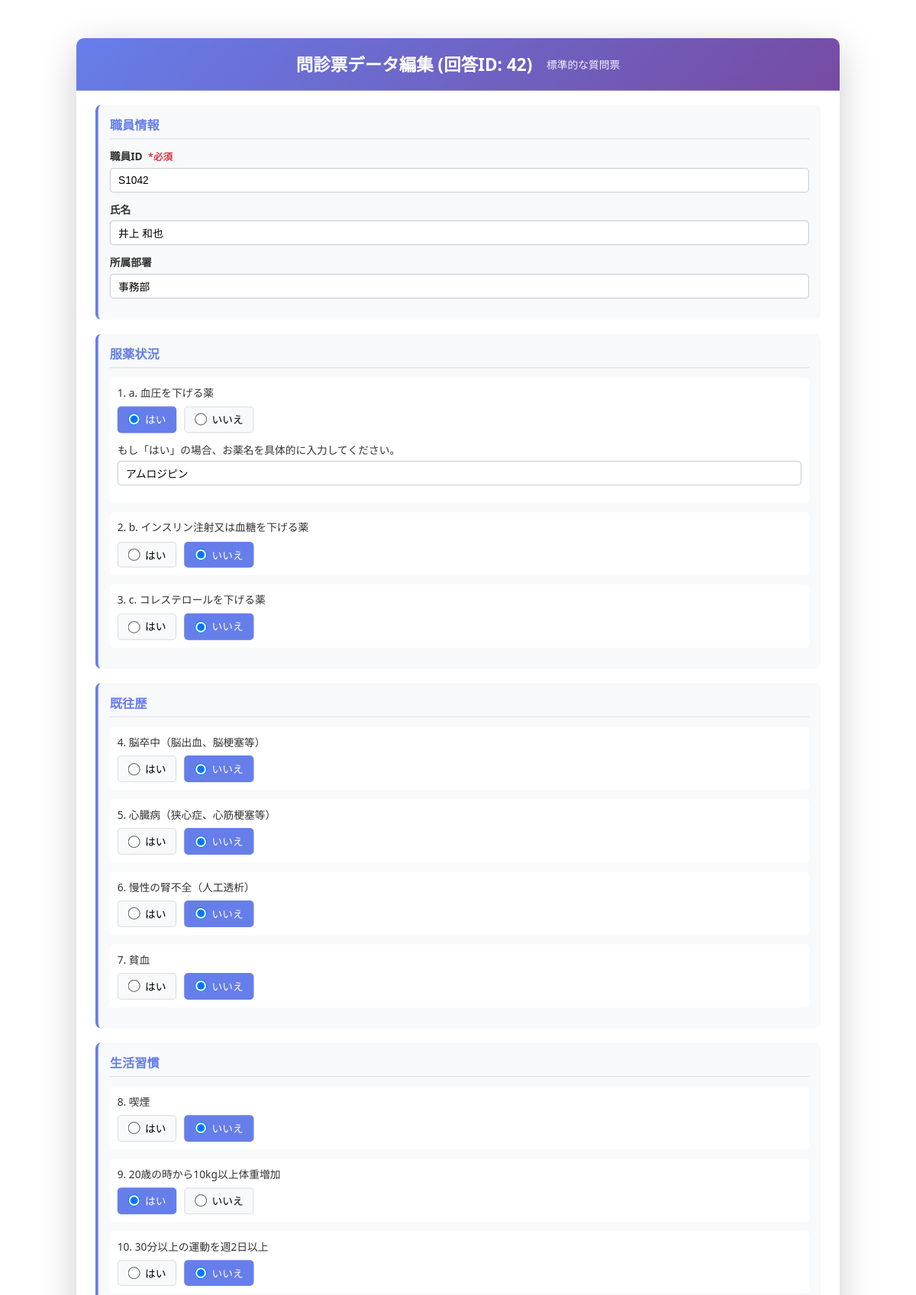
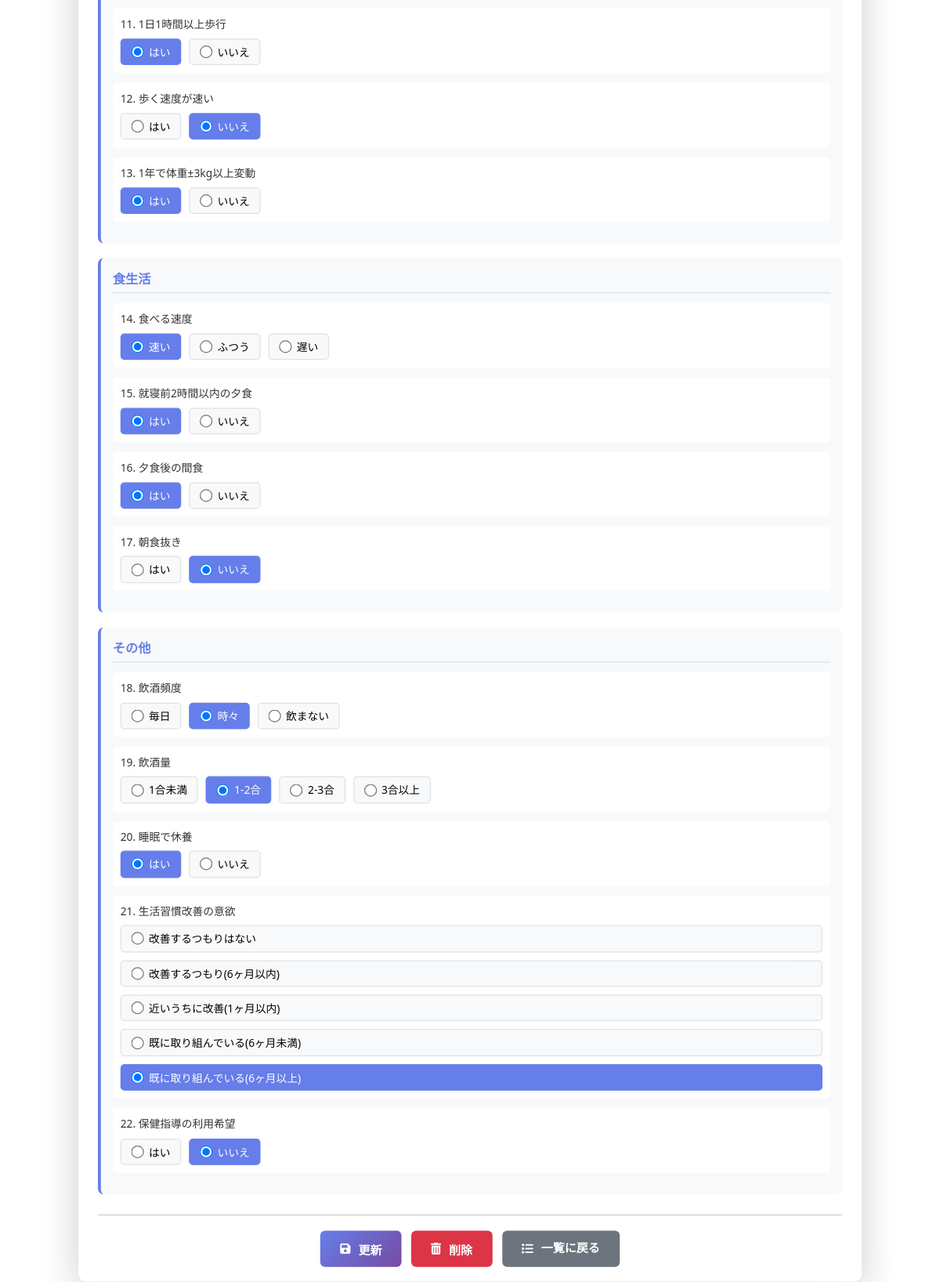
Screenshot of /kenshin/admin_index.php?id=42 (signed in) with the database file from the repository (2 pictures, top to bottom).
### tables this page shows
CREATE TABLE IF NOT EXISTS questionnaire_responses (
    response_id INT AUTO_INCREMENT PRIMARY KEY,
    staff_id VARCHAR(50) NOT NULL,
    staff_name VARCHAR(100),
    department VARCHAR(100),
    
     
    q1_blood_pressure_med TINYINT COMMENT '1:はい, 2:いいえ',
    q1_medicine_name VARCHAR(255) COMMENT 'Q1の具体的な薬名',
    q2_insulin_med TINYINT COMMENT '1:はい, 2:いいえ',
    q2_medicine_name VARCHAR(255) COMMENT 'Q2の具体的な薬名',
    q3_cholesterol_med TINYINT COMMENT '1:はい, 2:いいえ',
    q3_medicine_name VARCHAR(255) COMMENT 'Q3の具体的な薬名',
    
     
    q4_stroke TINYINT COMMENT '1:はい, 2:いいえ',
    q5_heart_disease TINYINT COMMENT '1:はい, 2:いいえ',
    q6_kidney_failure TINYINT COMMENT '1:はい, 2:いいえ',
    q7_anemia TINYINT COMMENT '1:はい, 2:いいえ',
    
     
    q8_smoking TINYINT COMMENT '1:はい, 2:いいえ',
    q9_weight_gain TINYINT COMMENT '1:はい, 2:いいえ',
    q10_exercise TINYINT COMMENT '1:はい, 2:いいえ',
    q11_walking TINYINT COMMENT '1:はい, 2:いいえ',
    q12_walking_speed TINYINT COMMENT '1:はい, 2:いいえ',
    q13_weight_change TINYINT COMMENT '1:はい, 2:いいえ',
    
     
    q14_eating_speed TINYINT COMMENT '1:速い, 2:ふつう, 3:遅い',
    q15_dinner_before_bed TINYINT COMMENT '1:はい, 2:いいえ',
    q16_snack_after_dinner TINYINT COMMENT '1:はい, 2:いいえ',
    q17_skip_breakfast TINYINT COMMENT '1:はい, 2:いいえ',
    
     
    q18_alcohol_frequency TINYINT COMMENT '1:毎日, 2:時々, 3:ほとんど飲まない',
    q19_alcohol_amount TINYINT COMMENT '1:1合未満, 2:1-2合未満, 3:2-3合未満, 4:3合以上',
    
     
    q20_sleep TINYINT COMMENT '1:はい, 2:いいえ',
    
     
    q21_improvement_intention TINYINT COMMENT '1-5',
    q22_guidance_use TINYINT COMMENT '1:はい, 2:いいえ',
    
    submitted_at TIMESTAMP DEFAULT CURRENT_TIMESTAMP,
    updated_at TIMESTAMP DEFAULT CURRENT_TIMESTAMP ON UPDATE CURRENT_TIMESTAMP,
    
    INDEX idx_staff_id (staff_id),
    INDEX idx_submitted_at (submitted_at)
);

### kenshin/admin_index.php (the view, shortened to what the rows shown need)
<?php
$db_host = 'localhost';
$db_name = 'monshin';
$db_user = 'root';
$db_pass = '';
try {
    $pdo = new PDO("mysql:host=$db_host;dbname=$db_name;charset=utf8mb4", $db_user, $db_pass);
    $pdo->setAttribute(PDO::ATTR_ERRMODE, PDO::ERRMODE_EXCEPTION);
} catch(PDOException $e) {
    die("データベース接続エラー: " . $e->getMessage());
}
$response = null;
$response_id = $_GET['id'] ?? $_POST['response_id'] ?? null;
try {
    $stmt = $pdo->prepare("SELECT * FROM questionnaire_responses WHERE response_id = :id");
    $stmt->execute([':id' => $response_id]);
    $response = $stmt->fetch(PDO::FETCH_ASSOC);
} catch(PDOException $e) {
    die("データ取得エラー: " . $e->getMessage());
}
?>
<!DOCTYPE html>
<html lang="ja">
<head>
    <link rel="stylesheet" href="style.css">
    <link rel="stylesheet" href="https://cdnjs.cloudflare.com/ajax/libs/font-awesome/6.0.0-beta3/css/all.min.css">
</head>
<body>
    <div class="container">
        <header class="header">
            <h1>問診票データ編集 (回答ID: <?php echo htmlspecialchars($response['response_id']); ?>)</h1>
            <p class="subtitle">標準的な質問票</p>
        </header>
        <form method="POST" action="" class="questionnaire-form" id="questionnaireForm">
            <div class="section">
                <h2>職員情報</h2>
                <div class="form-group">
                    <label for="staff_id">職員ID <span class="required">*必須</span></label>
                    <input type="text" id="staff_id" name="staff_id" value="<?php echo htmlspecialchars($response['staff_id']); ?>" required>
                </div>
                <div class="form-group">
                    <label for="staff_name">氏名</label>
                    <input type="text" id="staff_name" name="staff_name" value="<?php echo htmlspecialchars($response['staff_name']); ?>">
                </div>
                <div class="form-group">
                    <label for="department">所属部署</label>
                    <input type="text" id="department" name="department" value="<?php echo htmlspecialchars($response['department']); ?>">
                </div>
            </div>
            <div class="section">
                <h2>服薬状況</h2>
                <div class="question">
                    <div class="radio-group">
                        <label><input type="radio" name="q1" value="1" <?php if($response['q1_blood_pressure_med'] == 1) echo 'checked'; ?> required> はい</label>
                        <label><input type="radio" name="q1" value="2" <?php if($response['q1_blood_pressure_med'] == 2) echo 'checked'; ?>> いいえ</label>
                    </div>
                    <div class="form-group" id="q1_medicine_name_group" style="display: none; margin-top: 10px;">
                        <label for="q1_medicine_name" style="font-weight: normal;">もし「はい」の場合、お薬名を具体的に入力してください。</label>
                        <input type="text" id="q1_medicine_name" name="q1_medicine_name" value="<?php echo htmlspecialchars($response['q1_medicine_name']); ?>" placeholder="例：アムロジピン">
                    </div>
                </div>
                <div class="question">
                    <div class="radio-group">
                        <label><input type="radio" name="q2" value="1" <?php if($response['q2_insulin_med'] == 1) echo 'checked'; ?> required> はい</label>
                        <label><input type="radio" name="q2" value="2" <?php if($response['q2_insulin_med'] == 2) echo 'checked'; ?>> いいえ</label>
                    </div>
                </div>
                <div class="question">
                    <div class="radio-group">
                        <label><input type="radio" name="q3" value="1" <?php if($response['q3_cholesterol_med'] == 1) echo 'checked'; ?> required> はい</label>
                        <label><input type="radio" name="q3" value="2" <?php if($response['q3_cholesterol_med'] == 2) echo 'checked'; ?>> いいえ</label>
                    </div>
                </div>
            </div>
            <div class="section">
                <h2>既往歴</h2>
                <div class="question">
                    <div class="radio-group">
                        <label><input type="radio" name="q4" value="1" <?php if($response['q4_stroke'] == 1) echo 'checked'; ?> required> はい</label>
                        <label><input type="radio" name="q4" value="2" <?php if($response['q4_stroke'] == 2) echo 'checked'; ?>> いいえ</label>
                    </div>
                </div>
                <div class="question">
                    <div class="radio-group">
                        <label><input type="radio" name="q5" value="1" <?php if($response['q5_heart_disease'] == 1) echo 'checked'; ?> required> はい</label>
                        <label><input type="radio" name="q5" value="2" <?php if($response['q5_heart_disease'] == 2) echo 'checked'; ?>> いいえ</label>
                    </div>
                </div>
                <div class="question">
                    <div class="radio-group">
                        <label><input type="radio" name="q6" value="1" <?php if($response['q6_kidney_failure'] == 1) echo 'checked'; ?> required> はい</label>
                        <label><input type="radio" name="q6" value="2" <?php if($response['q6_kidney_failure'] == 2) echo 'checked'; ?>> いいえ</label>
                    </div>
                </div>
                <div class="question">
                    <div class="radio-group">
                        <label><input type="radio" name="q7" value="1" <?php if($response['q7_anemia'] == 1) echo 'checked'; ?> required> はい</label>
                        <label><input type="radio" name="q7" value="2" <?php if($response['q7_anemia'] == 2) echo 'checked'; ?>> いいえ</label>
                    </div>
                </div>
            </div>
            <div class="section">
                <h2>生活習慣</h2>
                <div class="question">
                    <div class="radio-group">
                        <label><input type="radio" name="q8" value="1" <?php if($response['q8_smoking'] == 1) echo 'checked'; ?> required> はい</label>
                        <label><input type="radio" name="q8" value="2" <?php if($response['q8_smoking'] == 2) echo 'checked'; ?>> いいえ</label>
                    </div>
                </div>
                <div class="question">
                    <div class="radio-group">
                        <label><input type="radio" name="q9" value="1" <?php if($response['q9_weight_gain'] == 1) echo 'checked'; ?> required> はい</label>
                        <label><input type="radio" name="q9" value="2" <?php if($response['q9_weight_gain'] == 2) echo 'checked'; ?>> いいえ</label>
                    </div>
                </div>
                <div class="question">
                    <div class="radio-group">
                        <label><input type="radio" name="q10" value="1" <?php if($response['q10_exercise'] == 1) echo 'checked'; ?> required> はい</label>
                        <label><input type="radio" name="q10" value="2" <?php if($response['q10_exercise'] == 2) echo 'checked'; ?>> いいえ</label>
                    </div>
                </div>
                <div class="question">
                    <div class="radio-group">
                        <label><input type="radio" name="q11" value="1" <?php if($response['q11_walking'] == 1) echo 'checked'; ?> required> はい</label>
                        <label><input type="radio" name="q11" value="2" <?php if($response['q11_walking'] == 2) echo 'checked'; ?>> いいえ</label>
                    </div>
                </div>
                <div class="question">
                    <div class="radio-group">
                        <label><input type="radio" name="q12" value="1" <?php if($response['q12_walking_speed'] == 1) echo 'checked'; ?> required> はい</label>
                        <label><input type="radio" name="q12" value="2" <?php if($response['q12_walking_speed'] == 2) echo 'checked'; ?>> いいえ</label>
                    </div>
                </div>
                <div class="question">
                    <div class="radio-group">
                        <label><input type="radio" name="q13" value="1" <?php if($response['q13_weight_change'] == 1) echo 'checked'; ?> required> はい</label>
                        <label><input type="radio" name="q13" value="2" <?php if($response['q13_weight_change'] == 2) echo 'checked'; ?>> いいえ</label>
                    </div>
                </div>
            </div>
            <div class="section">
                <h2>食生活</h2>
                <div class="question">
                    <div class="radio-group">
                        <label><input type="radio" name="q14" value="1" <?php if($response['q14_eating_speed'] == 1) echo 'checked'; ?> required> 速い</label>
                        <label><input type="radio" name="q14" value="2" <?php if($response['q14_eating_speed'] == 2) echo 'checked'; ?>> ふつう</label>
                        <label><input type="radio" name="q14" value="3" <?php if($response['q14_eating_speed'] == 3) echo 'checked'; ?>> 遅い</label>
                    </div>
                </div>
                <div class="question">
                    <div class="radio-group">
                        <label><input type="radio" name="q15" value="1" <?php if($response['q15_dinner_before_bed'] == 1) echo 'checked'; ?> required> はい</label>
                        <label><input type="radio" name="q15" value="2" <?php if($response['q15_dinner_before_bed'] == 2) echo 'checked'; ?>> いいえ</label>
                    </div>
                </div>
                <div class="question">
                    <div class="radio-group">
                        <label><input type="radio" name="q16" value="1" <?php if($response['q16_snack_after_dinner'] == 1) echo 'checked'; ?> required> はい</label>
                        <label><input type="radio" name="q16" value="2" <?php if($response['q16_snack_after_dinner'] == 2) echo 'checked'; ?>> いいえ</label>
                    </div>
                </div>
                <div class="question">
                    <div class="radio-group">
                        <label><input type="radio" name="q17" value="1" <?php if($response['q17_skip_breakfast'] == 1) echo 'checked'; ?> required> はい</label>
                        <label><input type="radio" name="q17" value="2" <?php if($response['q17_skip_breakfast'] == 2) echo 'checked'; ?>> いいえ</label>
                    </div>
                </div>
            </div>
            <div class="section">
                <h2>その他</h2>
                <div class="question">
                    <div class="radio-group">
                        <label><input type="radio" name="q18" value="1" <?php if($response['q18_alcohol_frequency'] == 1) echo 'checked'; ?> required> 毎日</label>
                        <label><input type="radio" name="q18" value="2" <?php if($response['q18_alcohol_frequency'] == 2) echo 'checked'; ?>> 時々</label>
                        <label><input type="radio" name="q18" value="3" <?php if($response['q18_alcohol_frequency'] == 3) echo 'checked'; ?>> 飲まない</label>
                    </div>
                </div>
                <div class="question">
                    <div class="radio-group">
                        <label><input type="radio" name="q19" value="1" <?php if($response['q19_alcohol_amount'] == 1) echo 'checked'; ?> required> 1合未満</label>
                        <label><input type="radio" name="q19" value="2" <?php if($response['q19_alcohol_amount'] == 2) echo 'checked'; ?>> 1-2合</label>
                        <label><input type="radio" name="q19" value="3" <?php if($response['q19_alcohol_amount'] == 3) echo 'checked'; ?>> 2-3合</label>
                        <label><input type="radio" name="q19" value="4" <?php if($response['q19_alcohol_amount'] == 4) echo 'checked'; ?>> 3合以上</label>
                    </div>
                </div>
                <div class="question">
                    <div class="radio-group">
                        <label><input type="radio" name="q20" value="1" <?php if($response['q20_sleep'] == 1) echo 'checked'; ?> required> はい</label>
                        <label><input type="radio" name="q20" value="2" <?php if($response['q20_sleep'] == 2) echo 'checked'; ?>> いいえ</label>
                    </div>
                </div>
                <div class="question">
                    <div class="radio-group vertical">
                        <label><input type="radio" name="q21" value="1" <?php if($response['q21_improvement_intention'] == 1) echo 'checked'; ?> required> 改善するつもりはない</label>
                        <label><input type="radio" name="q21" value="2" <?php if($response['q21_improvement_intention'] == 2) echo 'checked'; ?>> 改善するつもり(6ヶ月以内)</label>
                        <label><input type="radio" name="q21" value="3" <?php if($response['q21_improvement_intention'] == 3) echo 'checked'; ?>> 近いうちに改善(1ヶ月以内)</label>
                        <label><input type="radio" name="q21" value="4" <?php if($response['q21_improvement_intention'] == 4) echo 'checked'; ?>> 既に取り組んでいる(6ヶ月未満)</label>
                        <label><input type="radio" name="q21" value="5" <?php if($response['q21_improvement_intention'] == 5) echo 'checked'; ?>> 既に取り組んでいる(6ヶ月以上)</label>
                    </div>
                </div>
                <div class="question">
                    <div class="radio-group">
                        <label><input type="radio" name="q22" value="1" <?php if($response['q22_guidance_use'] == 1) echo 'checked'; ?> required> はい</label>
                        <label><input type="radio" name="q22" value="2" <?php if($response['q22_guidance_use'] == 2) echo 'checked'; ?>> いいえ</label>
                    </div>
                </div>
            </div>
            </form>
    </div>
</body>
</html>

### rows the page displays
questionnaire_responses: response_id "42", staff_id "S1042", staff_name "井上 和也", department "事務部", q1_blood_pressure_med "☑ はい", q1_blood_pressure_med "☐ いいえ", q1_medicine_name "アムロジピン", q2_insulin_med "☐ はい", q2_insulin_med "☑ いいえ", q3_cholesterol_med "☐ はい", q3_cholesterol_med "☑ いいえ", q4_stroke "☐ はい", q4_stroke "☑ いいえ", q5_heart_disease "☐ はい", q5_heart_disease "☑ いいえ", q6_kidney_failure "☐ はい", q6_kidney_failure "☑ いいえ", q7_anemia "☐ はい", q7_anemia "☑ いいえ", q8_smoking "☐ はい", q8_smoking "☑ いいえ", q9_weight_gain "☑ はい", q9_weight_gain "☐ いいえ", q10_exercise "☐ はい", q10_exercise "☑ いいえ", q11_walking "☑ はい", q11_walking "☐ いいえ", q12_walking_speed "☐ はい", q12_walking_speed "☑ いいえ", q13_weight_change "☑ はい", q13_weight_change "☐ いいえ", q14_eating_speed "☑ 速い", q14_eating_speed "☐ ふつう", q14_eating_speed "☐ 遅い", q15_dinner_before_bed "☑ はい", q15_dinner_before_bed "☐ いいえ", q16_snack_after_dinner "☑ はい", q16_snack_after_dinner "☐ いいえ", q17_skip_breakfast "☐ はい", q17_skip_breakfast "☑ いいえ", q18_alcohol_frequency "☐ 毎日", q18_alcohol_frequency "☑ 時々", q18_alcohol_frequency "☐ 飲まない", q19_alcohol_amount "☐ 1合未満", q19_alcohol_amount "☑ 1-2合", q19_alcohol_amount "☐ 2-3合", q19_alcohol_amount "☐ 3合以上", q20_sleep "☑ はい", q20_sleep "☐ いいえ", q21_improvement_intention "☐ 改善するつもりはない", q21_improvement_intention "☐ 改善するつもり(6ヶ月以内)", q21_improvement_intention "☐ 近いうちに改善(1ヶ月以内)", q21_improvement_intention "☐ 既に取り組んでいる(6ヶ月未満)", q21_improvement_intention "☑ 既に取り組んでいる(6ヶ月以上)", q22_guidance_use "☐ はい", q22_guidance_use "☑ いいえ"
